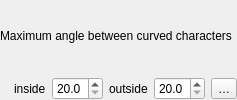
                       <widget class="QFrame" name="mPlacementMaxCharAngleFrame">
                        <layout class="QGridLayout" name="gridLayout_22">
                         <property name="leftMargin">
                          <number>0</number>
                         </property>
                         <property name="topMargin">
                          <number>0</number>
                         </property>
                         <property name="rightMargin">
                          <number>0</number>
                         </property>
                         <property name="bottomMargin">
                          <number>0</number>
                         </property>
                         <item row="1" column="2">
                          <widget class="QgsDoubleSpinBox" name="mMaxCharAngleInDSpinBox">
                           <property name="decimals">
                            <number>1</number>
                           </property>
                           <property name="minimum">
                            <double>20.000000000000000</double>
                           </property>
                           <property name="maximum">
                            <double>60.000000000000000</double>
                           </property>
                           <property name="showClearButton" stdset="0">
                            <bool>false</bool>
                           </property>
                          </widget>
                         </item>
                         <item row="1" column="3">
                          <widget class="QLabel" name="mMaxCharAngleOutLabel">
                           <property name="sizePolicy">
                            <sizepolicy hsizetype="Maximum" vsizetype="Preferred">
                             <horstretch>0</horstretch>
                             <verstretch>0</verstretch>
                            </sizepolicy>
                           </property>
                           <property name="text">
                            <string>outside</string>
                           </property>
                          </widget>
                         </item>
                         <item row="1" column="1">
                          <widget class="QLabel" name="mMaxCharAngleInLabel">
                           <property name="sizePolicy">
                            <sizepolicy hsizetype="Maximum" vsizetype="Preferred">
                             <horstretch>0</horstretch>
                             <verstretch>0</verstretch>
                            </sizepolicy>
                           </property>
                           <property name="text">
                            <string>inside</string>
                           </property>
                          </widget>
                         </item>
                         <item row="1" column="5">
                          <widget class="QgsPropertyOverrideButton" name="mMaxCharAngleDDBtn">
                           <property name="text">
                            <string>…</string>
                           </property>
                          </widget>
                         </item>
                         <item row="1" column="0">
                          <spacer name="horizontalSpacer_19">
                           <property name="orientation">
                            <enum>Qt::Orientation::Horizontal</enum>
                           </property>
                           <property name="sizeType">
                            <enum>QSizePolicy::Policy::Fixed</enum>
                           </property>
                           <property name="sizeHint" stdset="0">
                            <size>
                             <width>8</width>
                             <height>20</height>
                            </size>
                           </property>
                          </spacer>
                         </item>
                         <item row="0" column="0" colspan="6">
                          <widget class="QLabel" name="mMaxCharAngleLabel">
                           <property name="sizePolicy">
                            <sizepolicy hsizetype="Expanding" vsizetype="Preferred">
                             <horstretch>0</horstretch>
                             <verstretch>0</verstretch>
                            </sizepolicy>
                           </property>
                           <property name="text">
                            <string>Maximum angle between curved characters</string>
                           </property>
                          </widget>
                         </item>
                         <item row="1" column="4">
                          <widget class="QgsDoubleSpinBox" name="mMaxCharAngleOutDSpinBox">
                           <property name="decimals">
                            <number>1</number>
                           </property>
                           <property name="minimum">
                            <double>20.000000000000000</double>
                           </property>
                           <property name="maximum">
                            <double>95.000000000000000</double>
                           </property>
                           <property name="showClearButton" stdset="0">
                            <bool>false</bool>
                           </property>
                          </widget>
                         </item>
                        </layout>
                       </widget>
